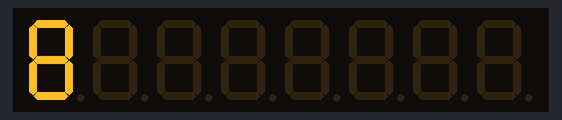
Simulated run of this sketch. Board: Arduino Uno, built with avr-gcc and run on an emulated ATmega328P. On the bench: 8-digit seven-segment display. Random numbers use the default seed unless the sketch sets one.

Above: at 0.1 s.
At 4.97 s:
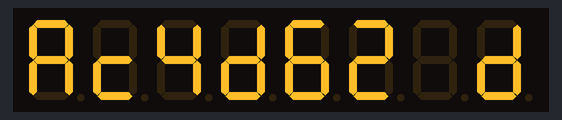
At 9.85 s:
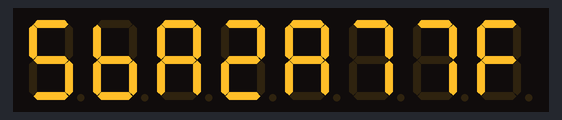
At 19.8 s:
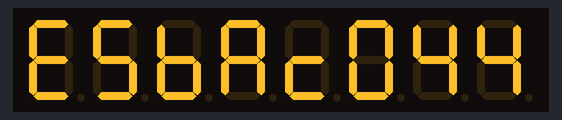
At 29.75 s:
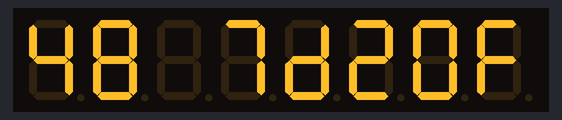
At 39.71 s:
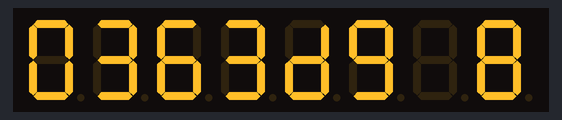

The sketch:

EightDigitLED.ino
```cpp
/*
 * Eight-digit seven-segment display test
 * This uses two four-digit seven segment displays and the Maxim 7219 controller.
 *
 * Pin assignments
 * 10 - LOAD (pin 12)
 * 11 - CLK (pin 13)
 * 12 - DIN (pin 1)
 */
#include "LedControl.h"

const int delayTime = 200;
LedControl lc(12, 11, 10, 1);

const int bufSize = 8;
char buffer[bufSize];
int bufPos = 0;
int dispPos = 1;

void writeArduino(int startPos)
{
  const char arduino[] = {'a', (char) 0x05, 'd', (char) 0x1c, (char) 0x10, (char) 0x15, (char) 0x1D, ' '};
  const int numChars = sizeof(arduino) / sizeof(arduino[0]);

  for (int i = 0; i < numChars; ++i) {
    int pos = (startPos + i) % 8;
    if (arduino[i] >= 0x20) {
      lc.setChar(0, pos, arduino[i], false);
    } else {
      lc.setRow(0, pos, arduino[i]);
    }
  }
}

void setup()
{
  randomSeed(analogRead(0));

  lc.shutdown(0, false);
  lc.setIntensity(0, 15);
  lc.clearDisplay(0);

  memset(buffer, ' ', 8);
}

void loop()
{
   buffer[bufPos] = random(0, 19);
  if (++bufPos >= bufSize) {
    bufPos = 0;
  }

  for (int i = 0; i < bufSize; ++i) {
    char c = buffer[(dispPos + i) % 8];
    if (c < 10) {
      lc.setDigit(0, i, c, false);
    } else if (c < 16) {
      lc.setChar(0, i, 'A' + c - 10, false);
    } else {
      lc.setChar(0, i, ' ', false);
    }
  }
  ++dispPos;
  delay(delayTime);
}
```
